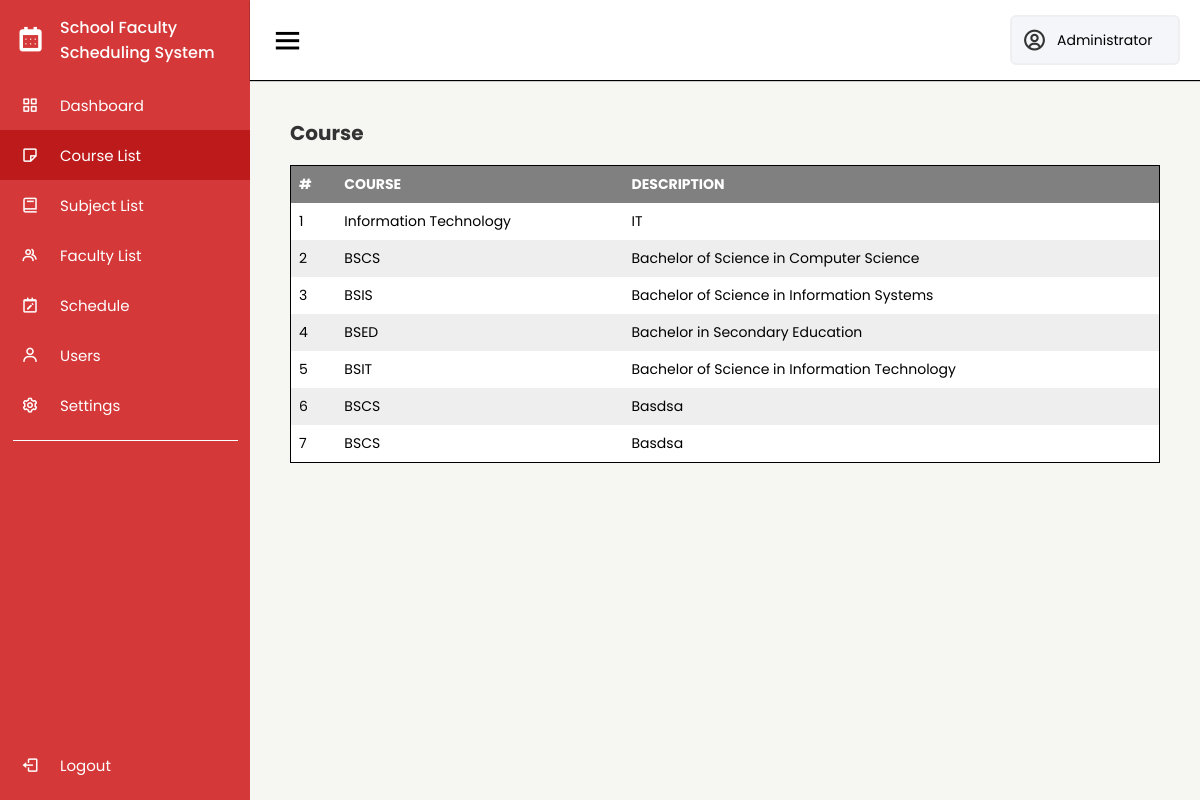
The app's page /courselist/courselist.php (signed in) with its own data.
### tables this page shows
CREATE TABLE `courses` (
  `id` int(30) NOT NULL,
  `course` varchar(200) NOT NULL,
  `description` text NOT NULL
);

### classes/courselist.class.php (called while the page is built, shortened)
<?php
require_once 'database.php';
class Courses{
    protected $db;
    function __construct()
    {
        $this->db = new Database();
    }
    function show(){
        $sql = "SELECT * FROM courses ORDER BY CONCAT('course',', ','description') ASC;";
        $query=$this->db->connect()->prepare($sql);
        if($query->execute()){
            $data = $query->fetchAll();
        }
        return $data;
    }
}
?>

### classes/database.php (called while the page is built)
<?php
class Database{
    private $host = 'localhost';
    private $username = 'root';
    private $password = '';
    private $database = 'scheduling_db';
    protected $connection;
    function connect(){
        try
			{
				$this->connection = new PDO("mysql:host=$this->host;dbname=$this->database",
											$this->username, $this->password);
			}
			catch (PDOException $e)
			{
				echo "Connection error " . $e->getMessage();
			}
        return $this->connection;
    }
}
?>

### courselist/courselist.php (the view, shortened to what this page needs)
<?php
    require_once '../includes/header.php';
    require_once '../includes/sidebar.php';
    require_once '../includes/topnav.php';
?>
    <div class="home-content">
        <div class="table-container">
            <div class="table-heading">
                <h3 class="table-title">Course</h3>
            </div>
            <table class="table">
                <thead>
                    <tr>
                        <th>#</th>
                        <th>Course</th>
                        <th>Description</th>
                    </tr>
                </thead>
                <tbody>
                    <?php
                        require_once '../classes/courselist.class.php';
                        $courses = new Courses();
                        $i = 1;
                        foreach ($courses->show() as $value){
                    ?>
                        <tr>
                            <td><?php echo $i ?></td>
                            <td><?php echo $value['course'] ?></td>
                            <td><?php echo $value['description'] ?></td>
                        </tr>
                    <?php
                        $i++;
                    }
                    ?>
                </tbody>
            </table>
        </div>
    </div>
<?php
    require_once '../includes/bottomnav.php';
    require_once '../includes/footer.php';
?>

### css/style.css (style rules this page uses)
* { font-family:'Poppins', sans-serif; margin: 0; padding: 0; box-sizing: border-box; font-size: 14px; }
body { width: 100%; height: 100%; background-color: #f6f6f2; }
.table-title { font-weight: solid; font-size: 20px; text-align: left; color: #333; margin: 20px 0; display: inline; }
.table-container { position: relative; top: 80px; padding: 40px; }
.table { border-collapse: collapse; border: 1px solid black; text-align: left; vertical-align: middle; width: 100%; overflow: auto; }
th, td { padding: 8px; font-size: 14px; }
thead { background-color: grey; color: white; font-size: .9rem; text-transform: uppercase; letter-spacing: 2%; }
thead th { width: auto; height: fit-content; }
tbody tr:nth-child(odd) { background-color: #fff; }
tbody tr:nth-child(even) { background-color: #eee; }
.table-container .table-heading { display: flex; justify-content: space-between; height: 25px; align-items: center; margin-bottom: 20px; }
.home-section .home-content { position: relative; }

### records on screen
courses: course "Information Technology", description "IT"
courses: course "BSCS", description "Bachelor of Science in Computer Science"
courses: course "BSIS", description "Bachelor of Science in Information Systems"
courses: course "BSED", description "Bachelor in Secondary Education"
courses: course "BSIT", description "Bachelor of Science in Information Technology"
courses: course "BSCS", description "Basdsa"
courses: course "BSCS", description "Basdsa"

### other values on screen
$_SESSION['fullname'] "Administrator"
